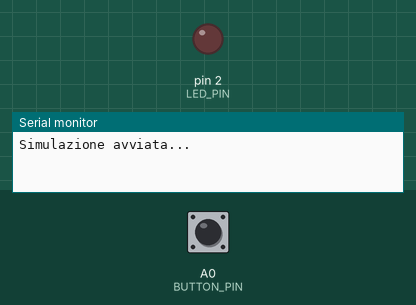
Simulated run of this sketch. Board: Arduino Uno, built with avr-gcc and run on an emulated ATmega328P. On the bench: output pins drawn as LEDs (lit = HIGH), the last lines printed to the serial monitor. Inputs (shaded band) come from the test bench; at power-on: A0 (BUTTON_PIN) HIGH.

Above: at 1.2 s.
1.3 s: A0 (BUTTON_PIN) pulled LOW for 0.15 s
At 1.37 s:
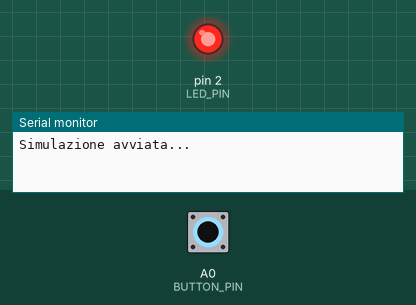
2.9 s: A0 (BUTTON_PIN) pulled LOW for 3.2 s
At 4.9 s:
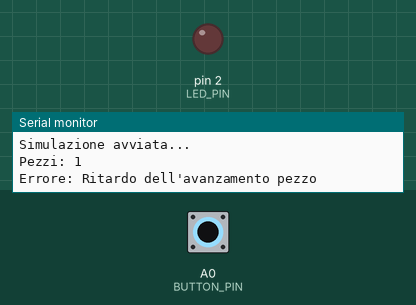
Timing chart, 0 to 6.4 s (numbered marks = the images above; inputs shaded):
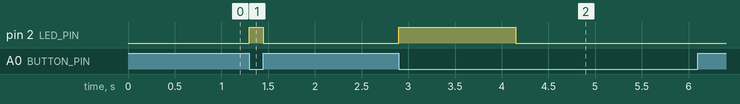

The sketch:

20250616_Errmili_source_sensore.ino
```cpp
#define LED_PIN 2
#define BUTTON_PIN A0

int pezzi = 0;
unsigned long momento;

void setup() {
  pinMode(LED_PIN, OUTPUT);
  pinMode(BUTTON_PIN, INPUT_PULLUP);

  Serial.begin(9600);
  Serial.println("Simulazione avviata...");
}

void loop() {
  if (digitalRead(BUTTON_PIN) == LOW) {
    digitalWrite(LED_PIN, HIGH);
    momento = millis();

    // Resta in attesa finché è premuto
    while (digitalRead(BUTTON_PIN) == LOW) {
      if ((millis() - momento) > 1250) {
        Serial.println("Errore: Ritardo dell'avanzamento pezzo");
        digitalWrite(LED_PIN, LOW);

        // Aspetta rilascio
        while (digitalRead(BUTTON_PIN) == LOW);
        delay(50); // debounce
        return;
      }
    }

    digitalWrite(LED_PIN, LOW);
    pezzi++;
    Serial.print("Pezzi: ");
    Serial.println(pezzi);

    delay(150); // debounce
  }
}
```

Measured:
- after the input at 1.3 s, pin 2 (LED_PIN): LOW → HIGH at once, → LOW 0.15 s later
- after the input at 2.9 s, pin 2 (LED_PIN): LOW → HIGH at once, → LOW 1.2 s later
